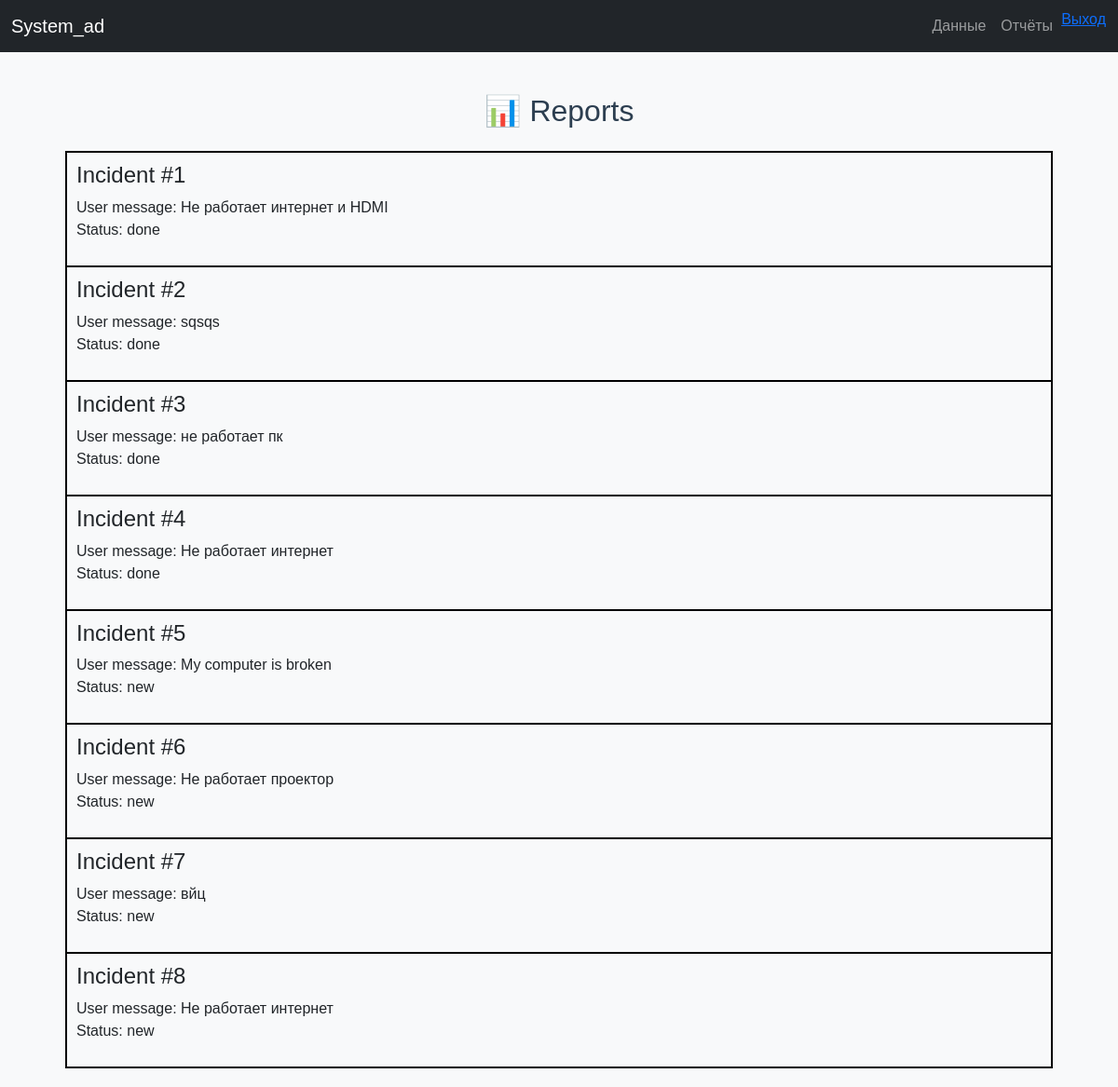
Page /reports/ (signed in) on the earlier database version.
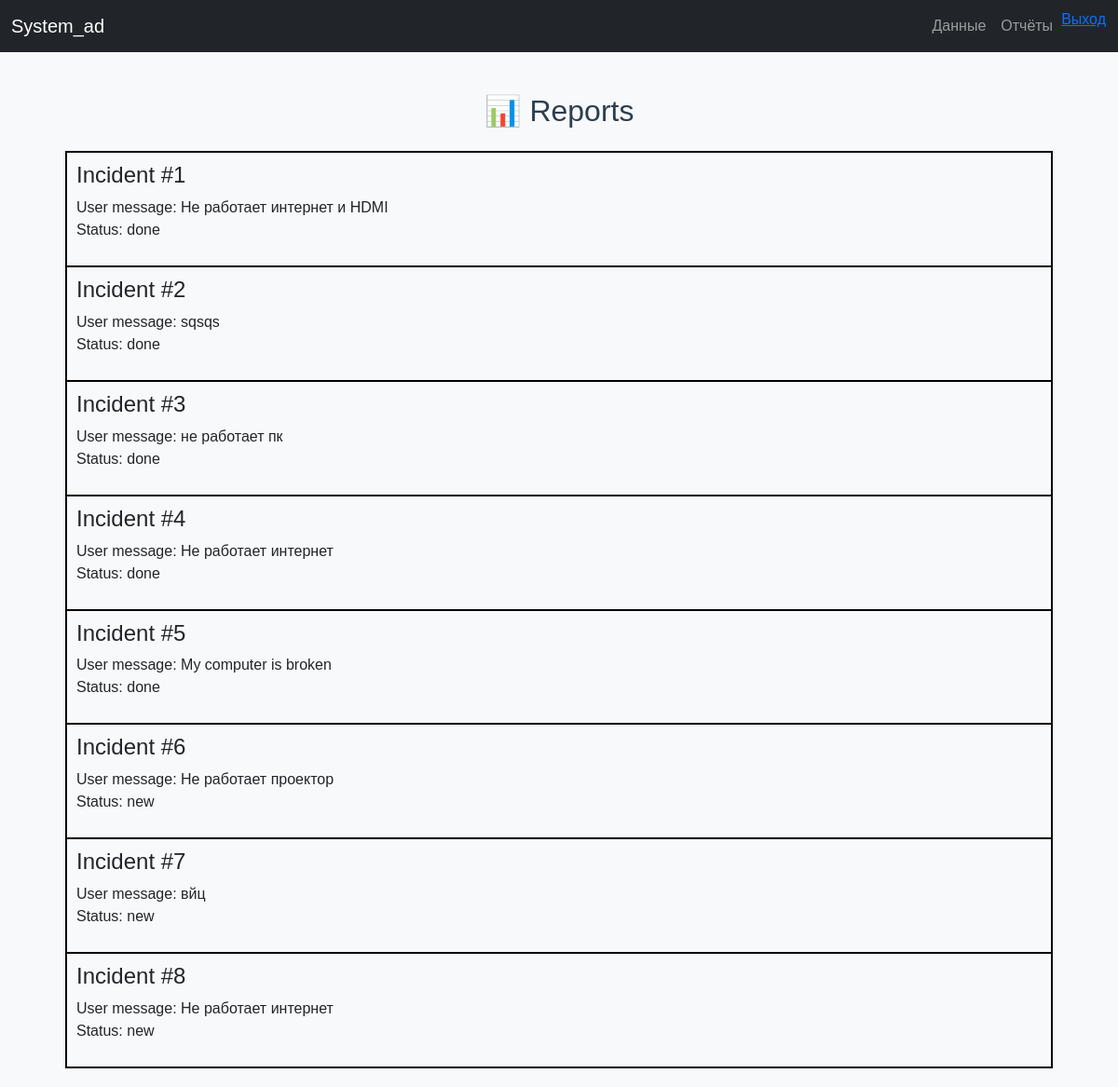
Same page on the later database version.
### api/models.py (models this page shows)
class Incident(models.Model):
    STATUS_CHOICES = [
        ('new', 'New'),
        ('in_progress', 'In Progress'),
        ('done', 'Done'),
    ]
    computer = models.ForeignKey(Computer, null=True, blank=True,
                                 on_delete=models.SET_NULL)
    room = models.ForeignKey(Room, null=True, blank=True,
                             on_delete=models.SET_NULL)
    user_message = models.TextField()
    photo_url = models.CharField(max_length=500, null=True, blank=True)
    status = models.CharField(max_length=20, choices=STATUS_CHOICES, default='new')
    created_at = models.DateTimeField(auto_now_add=True)
    closed_at = models.DateTimeField(null=True, blank=True)
    def __str__(self):
        return f"Incident #{self.id}"

### api/views.py (the view)
# urls.py: path('reports/', reports_view, name='reports'),
@login_required
def reports_view(request):
    inc = Incident.objects.all()
    condition = len(inc)
    if condition == 0:
        status_s = "Amazing condition — no incidents recorded."
    elif condition < 10:
        status_s = "Normal condition — less than 10 incidents recorded."
    elif condition >= 10:
        status_s = "Bad condition — more than 10 incidents recorded."
    else:
        status_s = "No data available to determine condition."
    context = {'incidents': inc,
               'status_s': status_s}
    return render(request, 'dataCRUd/reports.html', context)

### templates/dataCRUd/reports.html (shortened to what this page needs)
{% extends "base.html" %}
{% block content %}
    <center><h2 class="mb-4">📊 Reports</h2></center>
    <div class="reports_incidents">
        {%for i in incidents%}
            <div class="loggs">
                <h4>{{i}}</h4>
                <p>User message: {{i.user_message}} <br> Status: {{i.status}} </p>
            </div>
        {% endfor %}
    </div>
{% endblock %}

Differences in the rows shown:
changed Incident "Incident #5": status "new" → "done"
